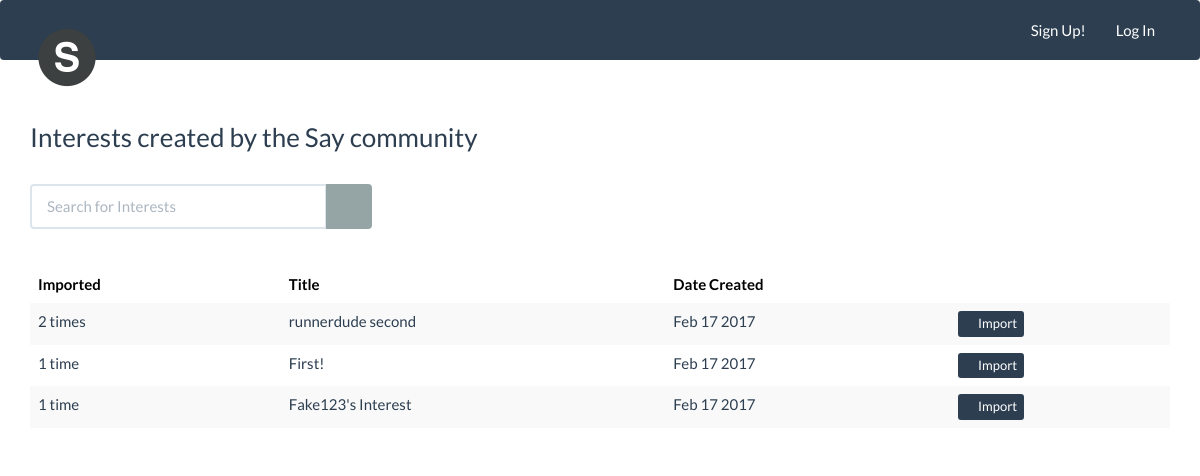
Before: /interests/list/ with the older database file.
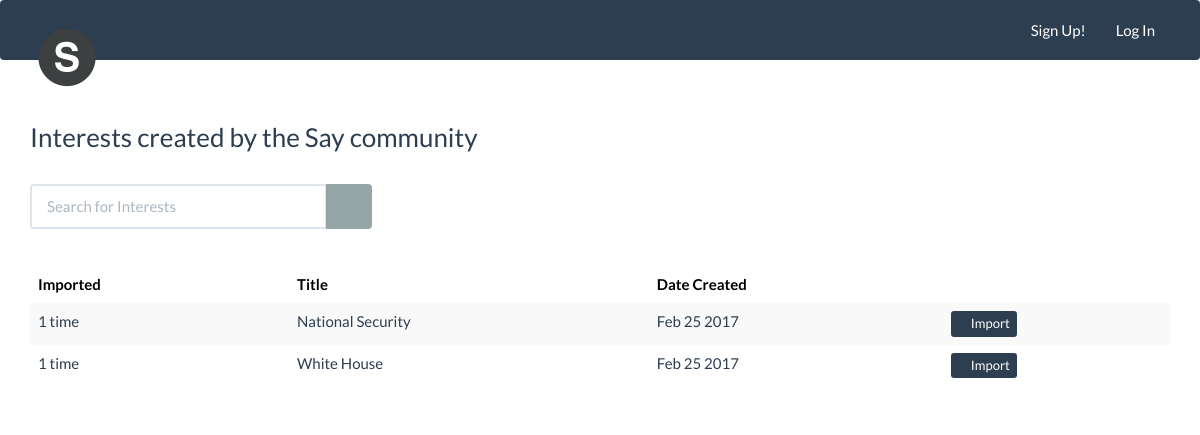
After: the same page with the newer database file.
### interests/models.py (models this page shows, shortened)
class Interest(models.Model):
    title = models.CharField(max_length=50)
    keywords = models.TextField()
    pub_date = models.DateTimeField()
    last_refreshed = models.DateTimeField(default=timezone.now())
    num_of_imports = models.IntegerField(default=1)
    creator = models.ForeignKey(User, related_name='creator')
    def pub_date_pretty(self):
        return self.pub_date.strftime('%b %e %Y')

### interests/views.py (the view)
def list(request):
    order_by = request.GET.get('order_by', 'num_of_imports')
    first_time = False
    if request.GET.get('sort'):
        sort_type = request.GET.get('sort')
    else:
        first_time = True
        sort_type = 'ascending'
    if sort_type == 'ascending':
        interests = Interest.objects.order_by('-' + order_by)
        if not first_time: sort_type = 'descending'
    else:
        interests = Interest.objects.order_by(order_by)
        sort_type = 'ascending'
    return render(request, 'interests/list.html', {'interests':interests, 'sort_type':sort_type, 'order_by':order_by})

### interests/templates/interests/list.html (shortened to what this page needs)
{% extends 'base.html' %}
{% block content %}
{% load static %}
<br>
<h3>Interests created by the Say community</h3>
<br>
<form action="{% url 'interests:search' %}">
  <div class="form-group" style="width:30%;">
    <div class="input-group">
      {% if searchtitle %}
        <input type="text" class="form-control" name="searchtitle" value="{{searchtitle}}">
        <span class="input-group-btn">
          <button class="btn btn-default" type="submit"><span class="glyphicon glyphicon-search"></span></button>
        </span>
        <!-- <span class="input-group-btn">
          <button class="btn btn-danger"><span class="glyphicon glyphicon-remove"></span></button>
        </span> -->
      {% else %}
        <input type="text" class="form-control" name="searchtitle" placeholder="Search for Interests">
        <span class="input-group-btn">
          <button class="btn btn-default" type="submit"><span class="glyphicon glyphicon-search"></span></button>
        </span>
      {% endif %}
    </div>
  </div>
</form>
<br>
<table class="table table-striped table-hover ">
<thead>
  <tr>
    <th>
      <a href="?order_by=num_of_imports&sort={{sort_type}}" style="text-decoration: none; color:black;">Imported
      {% if order_by == 'num_of_imports' %}
        {% if sort_type == 'ascending' %}
          <span class="glyphicon glyphicon-chevron-up"></span>
        {% elif sort_type == 'descending' %}
          <span class="glyphicon glyphicon-chevron-down"></span>
        {% endif %}
      {% endif %}
      </a>
    </th>
    <th>
      <a href="?order_by=title&sort={{sort_type}}" style="text-decoration: none; color:black;">Title
      </a>
    </th>
    <th>
      <a href="?order_by=pub_date&sort={{sort_type}}" style="text-decoration: none; color: black;">Date Created
      </a>
    </th>
  </tr>
</thead>
<tbody>
{% if search_result %}
  {% for i in search_result.all %}
    <form method="POST" action="{% url 'interests:copy' i.id %}">
      {% csrf_token %}
        <tr>
          <td>
            {{ i.num_of_imports }}
            {% if i.num_of_imports > 1 %}
              times
            {% else %}
              time
            {% endif %}
          </td>
          <td>
            {{ i.title }}
          </td>
          <td>
            {{ i.pub_date_pretty }}
          </td>
          <td>
            <button type="submit" class="btn btn-primary btn-xs">
               <span class="glyphicon glyphicon-import"></span> Import
            </button>
          </td>
    </form>
  {% endfor %}
{% else %}
  {% for i in interests.all %}
  <form method="POST" action="{% url 'interests:copy' i.id %}">
      <tr>
        <td>
          {{ i.num_of_imports }}
          {% if i.num_of_imports > 1 %}
            times
          {% else %}
            time
          {% endif %}
        </td>
        <td>
          {{ i.title }}
        </td>
        <td>
          {{ i.pub_date_pretty }}
        </td>
        <td>
          <button type="submit" class="btn btn-primary btn-xs">
             <span class="glyphicon glyphicon-import"></span> Import
          </button>
        </td>
  </form>
  {% endfor %}
{% endif %}
  </tbody>
</table>
{% endblock %}

### templates/base.html (shortened to what this page needs)
<!DOCTYPE html>
<html lang="en">
  <head>
    <link rel="stylesheet" href="https://bootswatch.com/flatly/bootstrap.min.css">
    <link rel="stylesheet" href="https://bootswatch.com/flatly/bootstrap.css">
    {% load static %}
    <link rel="stylesheet " href="{% static 'accounts/style.css' %}">
    <link rel="stylesheet " href="{% static 'accounts/normalize.css' %}">
    <link rel="stylesheet " href="{% static 'accounts/style5.css' %}">
  </head>
  <body>
    <nav class="navbar navbar-default">
      <div class="container">
        <div class="navbar-header">
          <a class="navbar-brand" href="{% url 'home' %}">
            <img alt="Brand" src="{% static 'interests/s-placeholder.png' %}" style="height: 75px; width: 75px;">
          </a>
        </div>
        <div class="collapse navbar-collapse" id="mynav">
          <ul class="nav navbar-nav navbar-right">
            {% if user.is_authenticated %}
            <li><a href="{% url 'interests:list' %}">Interests</a></li>
            <li><a href="#" onClick="document.getElementById('logout-form').submit()">Logout</a></li>
            <form id="logout-form" method="POST" action="{% url 'accounts:logout' %}">
              {% csrf_token %}
              <input type="hidden" value="Logout">
            </form>
            {% else %}
            <li><a href="{% url 'accounts:register' %}">Sign Up!</a></li>
            <li><a href="{% url 'accounts:login' %}">Log In</a></li>
            {% endif %}
          </ul>
        </div>
      </div>
    </nav>
    <div class="container">
      {% block content %}
      {% endblock %}
    </div>
  </body>
</html>

Changed rows visible on the page:
removed Interest: num_of_imports "2", shows "times", title "runnerdude second", pub_date_pretty "Feb 17 2017"
removed Interest: num_of_imports "1", shows "time", title "First!", pub_date_pretty "Feb 17 2017"
removed Interest: num_of_imports "1", shows "time", title "Fake123's Interest", pub_date_pretty "Feb 17 2017"
added Interest: num_of_imports "1", shows "time", title "National Security", pub_date_pretty "Feb 25 2017"
added Interest: num_of_imports "1", shows "time", title "White House", pub_date_pretty "Feb 25 2017"
